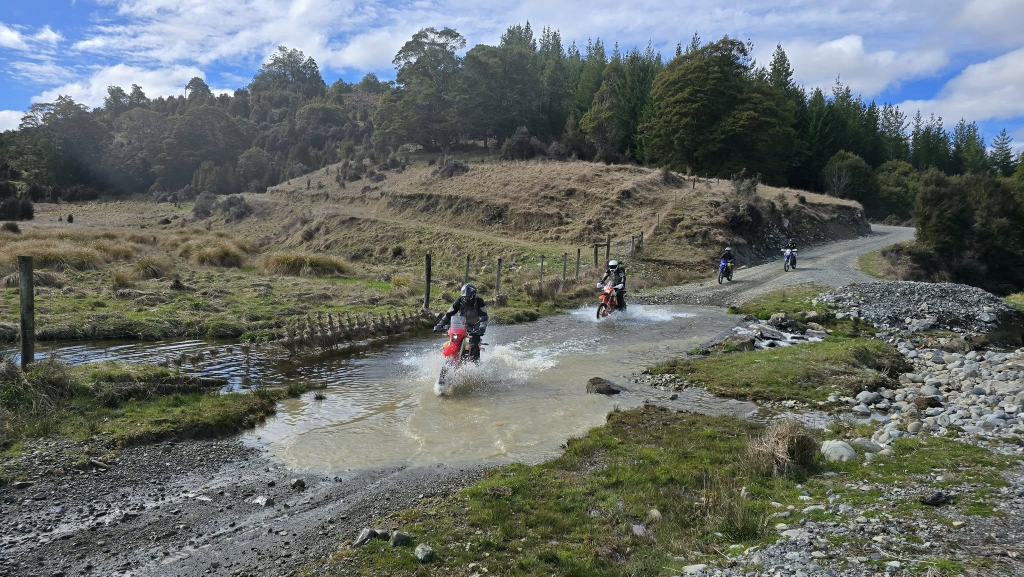
#> input picture source-assets/020_550900365_10161594751527665_3703909578489256557_n.jpg, 2048 x 1153 px (shown at 1/2 size)
$ python optimize.py
#> lines starting #> are read from the running program, lines starting #| are printed output that depends on the picture
#!/usr/bin/env python3
"""Generate responsive WebP variants of the selected imagery into kohatu-netlify-deploy/img/."""
import os
from PIL import Image

ROOT = os.path.dirname(os.path.abspath(__file__))
SRC = os.path.join(ROOT, "source-assets")
OUT = os.path.join(ROOT, "kohatu-netlify-deploy", "img")
os.makedirs(OUT, exist_ok=True)

# slug: (source file, list of widths)
SELECT = {
    "hero-ford": ("020_550900365_10161594751527665_3703909578489256557_n.jpg", [1920, 1200, 800, 480]),
    "five-year-plan": ("007_20250426_124819.jpg", [1200, 800, 480]),
    "clarence": ("019_549692246_10161594753137665_3708416476590052993_n.jpg", [1200, 800, 480]),
    "sounds-like": ("023_550175877_10161594757552665_741821476584042005_n.jpg", [1200, 800, 480]),
    "festival": ("052_387688757_162449086935078_1276021459364570294_n.jpg", [1920, 1200, 800, 480]),
    "wellington": ("024_548463621_10161594754972665_3313435273558230910_n.jpg", [1200, 800, 480]),
    "summer-series": ("026_20250920_150918.jpg", [1200, 800, 480]),
    "trail-rides": ("038_387825234_162441896935797_3264029164828823338_n__281_29.jpg", [1200, 800, 480]),
    "park-aerial": ("000_387072303_162448633601790_244005482169707362_n.jpg", [1200, 800, 480]),
    "training": ("037_387157355_162450536934933_2284897858670734675_n.jpg", [800, 480]),
    "gallery-mud": ("012_IMG_8263.jpeg", [800, 480]),
    "gallery-air": ("048_IMG_20231016_075817_906.jpg", [800, 480]),
    "gallery-wheelie": ("046_387158444_162446190268701_4508653828871323354_n.jpg", [800, 480]),
    "gallery-jetty": ("021_549734812_10161594752137665_5374699393601451324_n.jpg", [800, 480]),
    "gallery-tractor": ("032_522854773_606671165846199_4349808515705543324_n.jpg", [800, 480]),
    "gallery-gate": ("008_20250426_124815.jpg", [800, 480]),
    "logo-stacked": ("logo-stacked.png", [600]),
    "emblem": ("emblem.png", [320, 96]),
}

for slug, (fname, widths) in SELECT.items():
    im = Image.open(os.path.join(SRC, fname))
#> im is the input picture: PIL image 2048x1153 RGB; mean R, G, B 102.5, 108.1, 104.4
    has_alpha = im.mode in ("RGBA", "LA") or "transparency" in im.info
#> has_alpha = False
    im = im.convert("RGBA" if has_alpha else "RGB")
    for w in widths:
        if im.width <= w:
            out = im
        else:
            out = im.resize((w, round(im.height * w / im.width)), Image.LANCZOS)
        path = os.path.join(OUT, f"{slug}-{min(w, im.width)}.webp")
        out.save(path, "WEBP", quality=82, method=6)
        print(f"{os.path.basename(path):36s} {out.width}x{out.height}  {os.path.getsize(path)//1024} KB")
#> this loop made 4 passes
#> pass 2, `out = im.resize((w, round(im.height * w / im.width)), Image.LANCZOS)`:
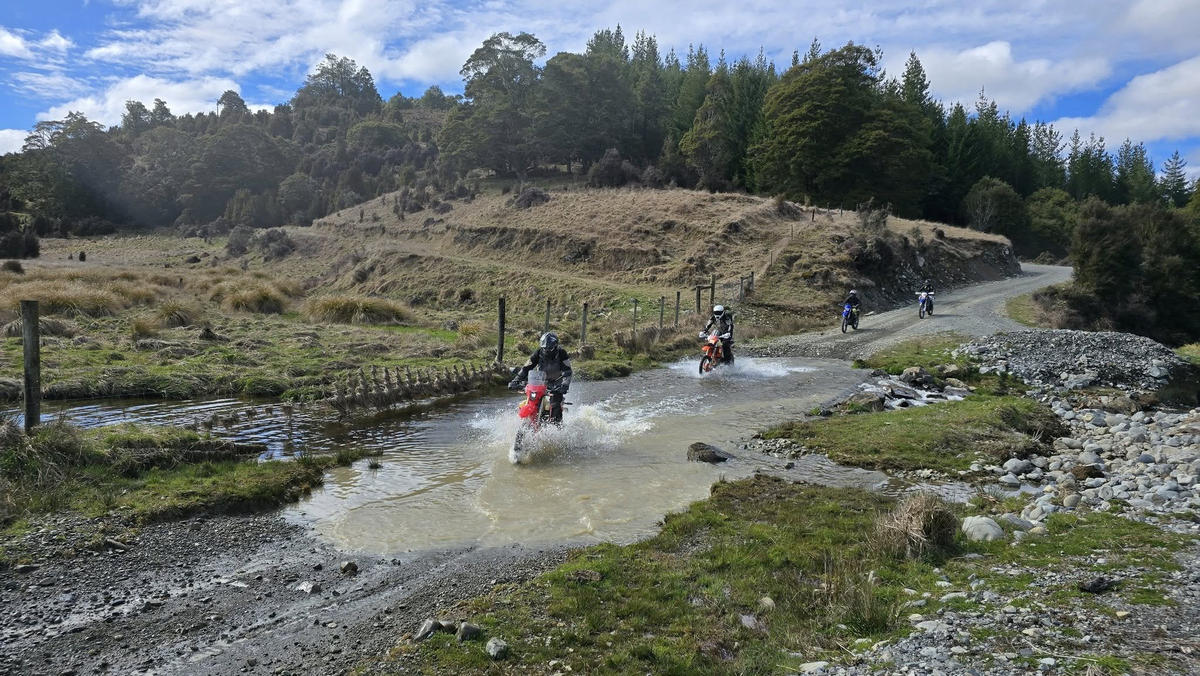
#> out: PIL image 1200x676 RGB; mean R, G, B 102.5, 108.1, 104.4
#> after the loop:
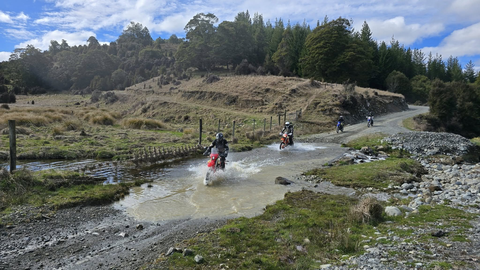
#> out: PIL image 480x270 RGB; mean R, G, B 102.5, 108.1, 104.4
#> pass 2 of the loop `for slug, (fname, widths) in SELECT.items():`:
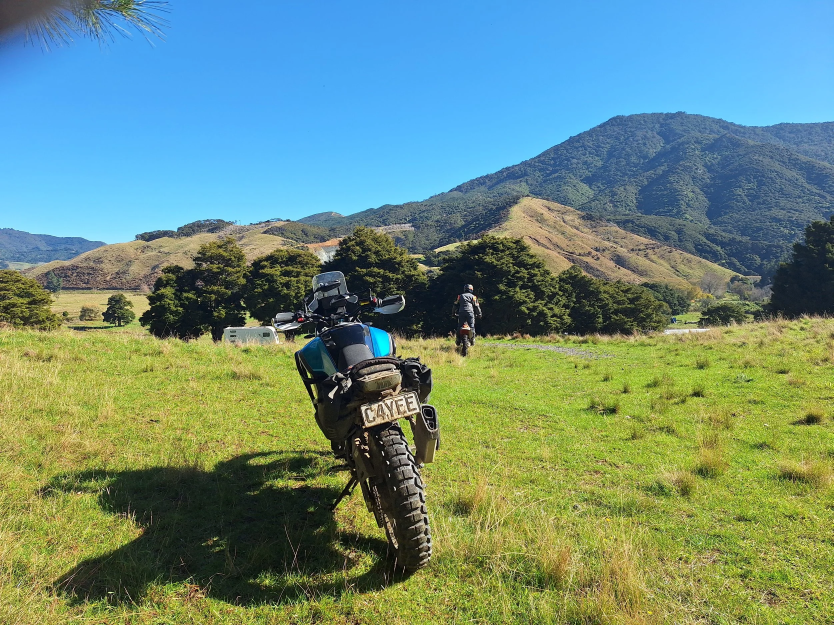
#> input picture source-assets/007_20250426_124819.jpg, 2500 x 1875 px (shown at 1/3 size)
#> im is the input picture: PIL image 2500x1875 RGB; mean R, G, B 108.8, 140.1, 124.4
#> the loop `for w in widths:` made 3 passes
#| five-year-plan-1200.webp             1200x900  287 KB
#| five-year-plan-800.webp              800x600  120 KB
#| five-year-plan-480.webp              480x360  41 KB
#> pass 2, `out = im.resize((w, round(im.height * w / im.width)), Image.LANCZOS)`:
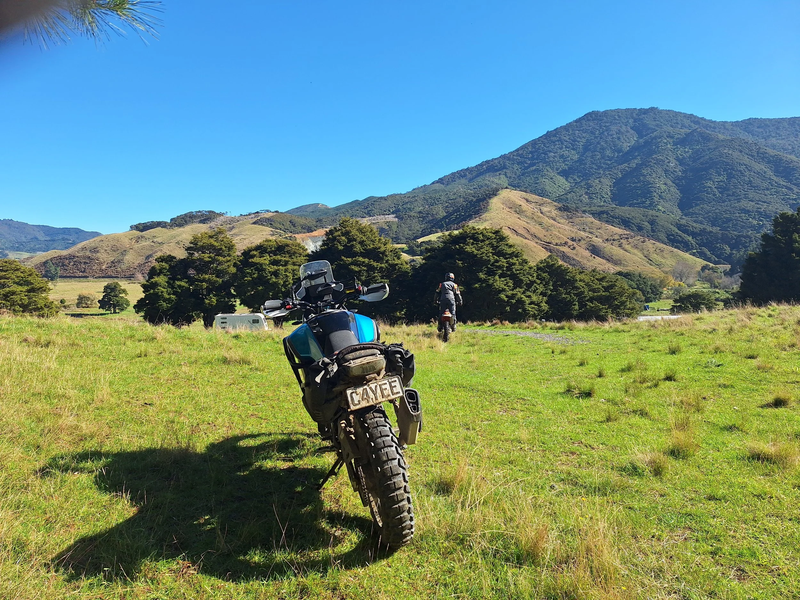
#> out: PIL image 800x600 RGB; mean R, G, B 108.8, 140.1, 124.4
#> pass 3 of the loop `for slug, (fname, widths) in SELECT.items():`:
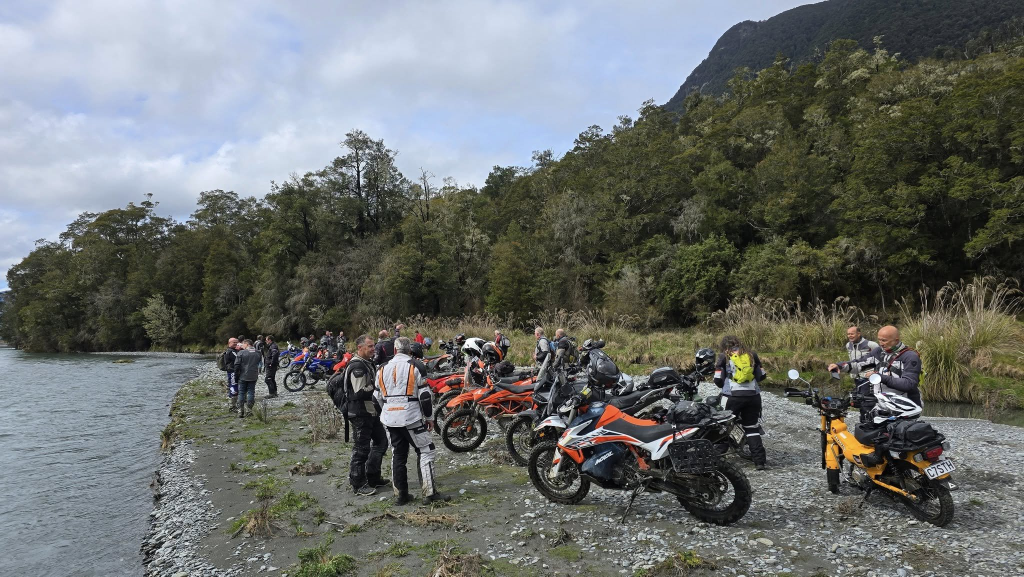
#> input picture source-assets/019_549692246_10161594753137665_3708416476590052993_n.jpg, 2048 x 1153 px (shown at 1/2 size)
#> im is the input picture: PIL image 2048x1153 RGB; mean R, G, B 106, 109.7, 107.5
#> the loop `for w in widths:` made 3 passes
#| clarence-1200.webp                   1200x676  200 KB
#| clarence-800.webp                    800x450  88 KB
#| clarence-480.webp                    480x270  33 KB
#> pass 1, `out = im.resize((w, round(im.height * w / im.width)), Image.LANCZOS)`:
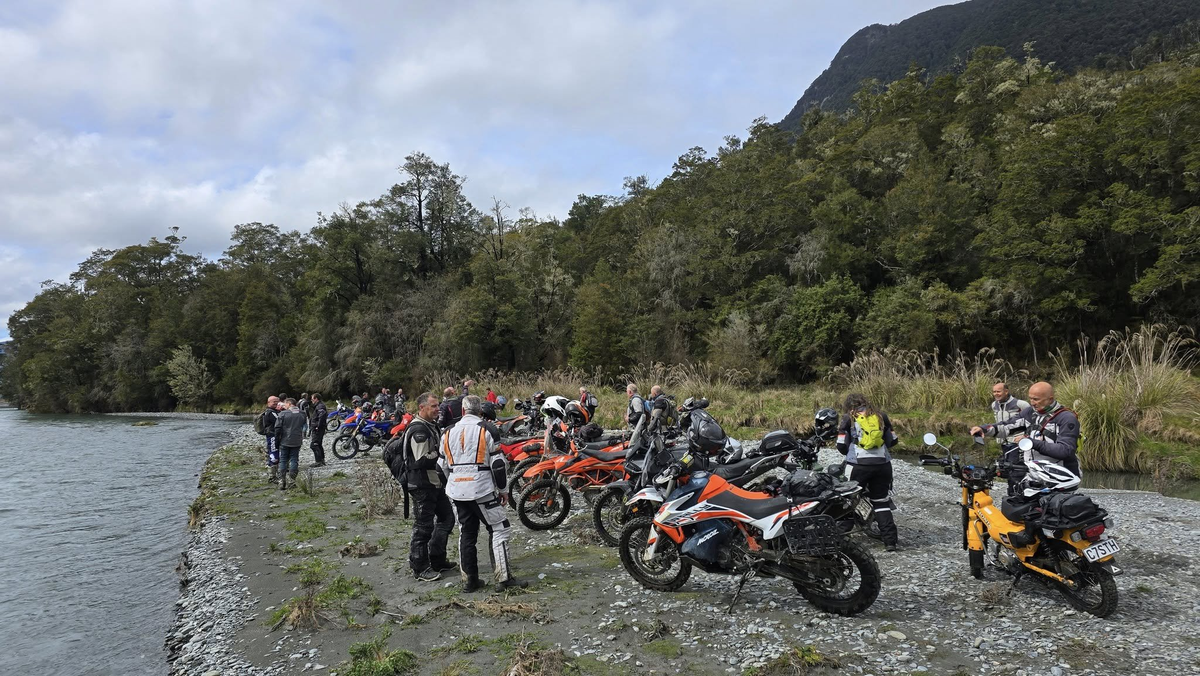
#> out: PIL image 1200x676 RGB; mean R, G, B 106, 109.7, 107.5
#> pass 3, `out = im.resize((w, round(im.height * w / im.width)), Image.LANCZOS)`:
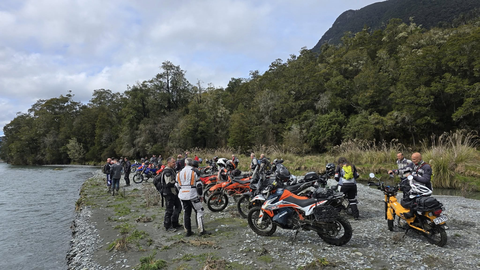
#> out: PIL image 480x270 RGB; mean R, G, B 106, 109.7, 107.5
#> (the run stopped early here; a loop or call above may not have finished)
